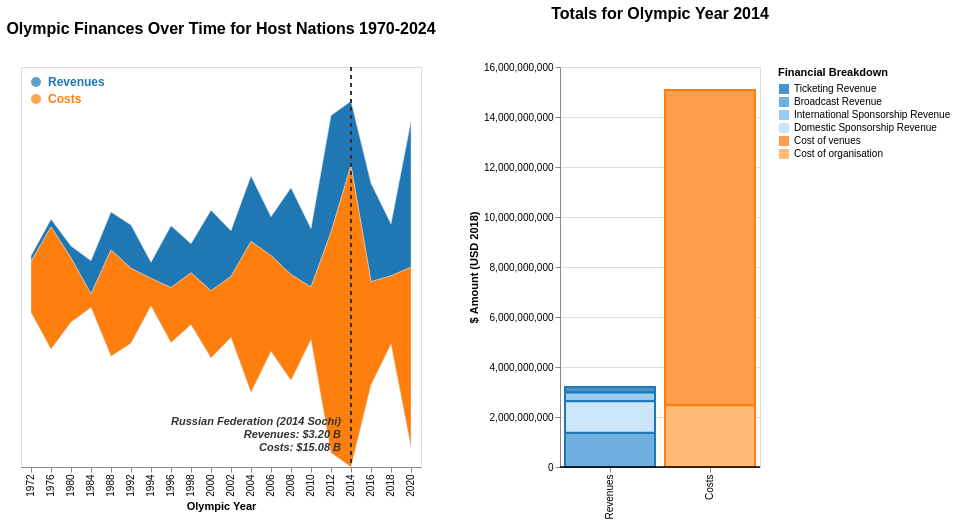

Source (Vega-Lite JSON):
### Vega-Lite specification from a JSON file in a GitHub repository (floating-point values rounded to 4 significant figures)
{"config": {"view": {"continuousWidth": 300, "continuousHeight": 300}}, "hconcat": [{"layer": [{"data": {"name": "data-dabf1caff21b569e98af9ae679b46e91"}, "mark": {"type": "area", "line": false, "stroke": "true", "strokeWidth": 0.5}, "encoding": {"color": {"field": "Total", "legend": null, "scale": {"domain": ["Revenue (USD2018)", "Cost (USD2018)"], "range": ["#1f77b4", "#ff7f0e"]}, "type": "nominal"}, "order": {"field": "Total", "sort": "ascending", "type": "nominal"}, "x": {"axis": {"title": "Olympic Year"}, "field": "Year_int", "type": "ordinal"}, "y": {"axis": null, "field": "Amount (USD2018)", "stack": "center", "type": "quantitative"}}, "transform": [{"fold": ["Revenue (USD2018)", "Cost (USD2018)"], "as": ["Total", "Amount (USD2018)"]}, {"joinaggregate": [{"op": "sum", "field": "Amount (USD2018)", "as": "GroupedAmount"}], "groupby": ["Year_int", "Total"]}]}, {"data": {"name": "data-dabf1caff21b569e98af9ae679b46e91"}, "mark": {"type": "rule", "color": "#333333", "strokeDash": [4, 4], "strokeWidth": 2}, "encoding": {"opacity": {"condition": {"param": "selected_year", "value": 1.0, "empty": false}, "value": 0.0}, "x": {"axis": {"title": "Olympic Year"}, "field": "Year_int", "type": "ordinal"}}}, {"data": {"name": "data-dabf1caff21b569e98af9ae679b46e91"}, "mark": {"type": "text", "align": {"expr": "selected_year.Year_int > 1994 ? 'right' : 'left'"}, "baseline": "bottom", "color": "#333333", "dx": {"expr": "selected_year.Year_int > 1994 ? -10 : 10"}, "dy": 350, "fontSize": 11, "fontStyle": "italic", "fontWeight": "bold", "lineBreak": "\n"}, "encoding": {"text": {"field": "tooltip_text", "type": "nominal"}, "x": {"field": "Year_int", "type": "ordinal"}, "y": {"value": 10}}, "transform": [{"calculate": "selected_year.Year_int == datum.Year_int ? datum.Country + ' (' + datum.Event + ')\\nRevenues: ' + datum.Revenue + '\\nCosts: ' + datum.Cost : ''", "as": "tooltip_text"}]}, {"layer": [{"mark": {"type": "circle", "size": 100}, "encoding": {"color": {"field": "color", "scale": null, "type": "nominal"}, "x": {"value": 15}, "y": {"value": {"expr": "datum.y_offset"}}}}, {"mark": {"type": "text", "align": "left", "baseline": "middle", "dx": 12, "fontSize": 12, "fontWeight": "bold"}, "encoding": {"color": {"field": "color", "scale": null, "type": "nominal"}, "text": {"field": "label", "type": "nominal"}, "x": {"value": 15}, "y": {"value": {"expr": "datum.y_offset"}}}}], "data": {"name": "data-cf0bf44eb1fe6bb9e6734d9aafd0c196"}}, {"data": {"name": "data-dabf1caff21b569e98af9ae679b46e91"}, "mark": {"type": "rule", "opacity": 0.001, "strokeWidth": 30}, "encoding": {"x": {"axis": {"title": "Olympic Year"}, "field": "Year_int", "type": "ordinal"}}, "name": "view_181"}], "height": 400, "title": {"text": "Olympic Finances Over Time for Host Nations 1970-2024", "fontSize": 16, "fontWeight": "bold", "offset": 15}, "width": 400}, {"layer": [{"data": {"name": "data-dabf1caff21b569e98af9ae679b46e91"}, "mark": {"type": "bar", "strokeWidth": 2}, "encoding": {"color": {"field": "SubCategory", "legend": {"labelExpr": "datum.label == 'Ticketing Revenue (USD2018)' ? 'Ticketing Revenue' : datum.label == 'Broadcast Revenue (USD2018)' ? 'Broadcast Revenue' : datum.label == 'International Sponsorship Revenue (USD 2018)' ? 'International Sponsorship Revenue' : datum.label == 'Domestic Sponsorship Revenue (USD 2018)' ? 'Domestic Sponsorship Revenue' : datum.label == 'Cost of venues (USD 2018)' ? 'Cost of venues' : datum.label == 'Cost of organisation (USD 2018)' ? 'Cost of organisation' : datum.label"}, "scale": {"domain": ["Ticketing Revenue (USD2018)", "Broadcast Revenue (USD2018)", "International Sponsorship Revenue (USD 2018)", "Domestic Sponsorship Revenue (USD 2018)", "Cost of venues (USD 2018)", "Cost of organisation (USD 2018)"], "range": ["#4793ca", "#70b0df", "#98ccf4", "#cbe5f9", "#ff9e4a", "#ffbb78"]}, "title": "Financial Breakdown", "type": "nominal"}, "order": {"field": "SubCategory", "sort": "ascending", "type": "nominal"}, "stroke": {"field": "FinancialType", "legend": null, "scale": {"domain": ["Revenues", "Costs"], "range": ["#1f77b4", "#ff7f0e"]}, "type": "nominal"}, "x": {"field": "FinancialType", "sort": ["Revenues", "Costs"], "title": null, "type": "nominal"}, "y": {"aggregate": "sum", "axis": {"title": "$ Amount (USD 2018)"}, "field": "Amount", "type": "quantitative"}}, "title": {"text": {"expr": "selected_year.Year_int ? 'Totals for Olympic Year ' + selected_year.Year_int : '(Hover over a year)'"}, "fontSize": 16, "fontWeight": "bold", "offset": 40.25}, "transform": [{"fold": ["Ticketing Revenue (USD2018)", "Broadcast Revenue (USD2018)", "International Sponsorship Revenue (USD 2018)", "Domestic Sponsorship Revenue (USD 2018)", "Cost of venues (USD 2018)", "Cost of organisation (USD 2018)"], "as": ["SubCategory", "Amount"]}, {"calculate": "if(test(/Revenue/, datum.SubCategory), 'Revenues', 'Costs')", "as": "FinancialType"}, {"filter": {"param": "selected_year", "empty": false}}]}, {"data": {"name": "empty"}, "mark": {"type": "rule", "color": "black", "strokeWidth": 1.5}, "encoding": {"y": {"datum": 0}}}], "height": 400, "width": 200}], "params": [{"name": "selected_year", "select": {"type": "point", "clear": false, "fields": ["Year_int"], "nearest": true, "on": "pointermove"}, "value": [{"Year_int": 2014}], "views": ["view_181"]}], "resolve": {"scale": {"color": "independent"}}, "spacing": 30, "$schema": "https://vega.github.io/schema/vega-lite/v5.20.1.json", "datasets": {"data-dabf1caff21b569e98af9ae679b46e91": [{"Year_int": 1972, "Ticketing Revenue (USD2018)": 114600000.0, "Broadcast Revenue (USD2018)": 159100000.0, "International Sponsorship Revenue (USD 2018)": 12390000.0, "Domestic Sponsorship Revenue (USD 2018)": 0.0, "Cost of venues (USD 2018)": 1385000000.0, "Cost of organisation (USD 2018)": 1154000000.0, "Revenue (USD2018)": 286100000.0, "Cost (USD2018)": 2538000000.0, "Cycle": "Summer/Winter", "Country": "Germany/Japan", "Event": "1972 Munich/1972 Sapporo", "Year": "1972-01-01T00:00:00", "Revenue": "$286.09 M", "Cost": "$2.54 B"}, {"Year_int": 1976, "Ticketing Revenue (USD2018)": 141200000.0, "Broadcast Revenue (USD2018)": 207400000.0, "International Sponsorship Revenue (USD 2018)": 37660000.0, "Domestic Sponsorship Revenue (USD 2018)": 0.0, "Cost of venues (USD 2018)": 5105000000.0, "Cost of organisation (USD 2018)": 1009000000.0, "Revenue (USD2018)": 386200000.0, "Cost (USD2018)": 6113000000.0, "Cycle": "Summer/Winter", "Country": "Canada/Austria", "Event": "1976 Montreal/1976 Innsbruck", "Year": "1976-01-01T00:00:00", "Revenue": "$386.22 M", "Cost": "$6.11 B"}, {"Year_int": 1980, "Ticketing Revenue (USD2018)": 131900000.0, "Broadcast Revenue (USD2018)": 332100000.0, "International Sponsorship Revenue (USD 2018)": 128600000.0, "Domestic Sponsorship Revenue (USD 2018)": 0.0, "Cost of venues (USD 2018)": 2335000000.0, "Cost of organisation (USD 2018)": 879400000.0, "Revenue (USD2018)": 592600000.0, "Cost (USD2018)": 3215000000.0, "Cycle": "Summer/Winter", "Country": "Russian Federation/United States", "Event": "1980 Moscow/1980 Lake Placid", "Year": "1980-01-01T00:00:00", "Revenue": "$592.62 M", "Cost": "$3.21 B"}, {"Year_int": 1984, "Ticketing Revenue (USD2018)": 383500000.0, "Broadcast Revenue (USD2018)": 942700000.0, "International Sponsorship Revenue (USD 2018)": 326000000.0, "Domestic Sponsorship Revenue (USD 2018)": 15960000.0, "Cost of venues (USD 2018)": 203700000.0, "Cost of organisation (USD 2018)": 470700000.0, "Revenue (USD2018)": 1668000000.0, "Cost (USD2018)": 674400000.0, "Cycle": "Summer/Winter", "Country": "United States/Yugoslavia", "Event": "1984 Los Angeles/1984 Sarajevo", "Year": "1984-01-01T00:00:00", "Revenue": "$1.67 B", "Cost": "$674.35 M"}, {"Year_int": 1988, "Ticketing Revenue (USD2018)": 144400000.0, "Broadcast Revenue (USD2018)": 1546000000.0, "International Sponsorship Revenue (USD 2018)": 203600000.0, "Domestic Sponsorship Revenue (USD 2018)": 0.0, "Cost of venues (USD 2018)": 2760000000.0, "Cost of organisation (USD 2018)": 2559000000.0, "Revenue (USD2018)": 1894000000.0, "Cost (USD2018)": 5319000000.0, "Cycle": "Summer/Winter", "Country": "Korea, Republic of/Canada", "Event": "1988 Seoul/1988 Calgary", "Year": "1988-01-01T00:00:00", "Revenue": "$1.89 B", "Cost": "$5.32 B"}, {"Year_int": 1992, "Ticketing Revenue (USD2018)": 198600000.0, "Broadcast Revenue (USD2018)": 1661000000.0, "International Sponsorship Revenue (USD 2018)": 307500000.0, "Domestic Sponsorship Revenue (USD 2018)": 0.0, "Cost of venues (USD 2018)": 1697000000.0, "Cost of organisation (USD 2018)": 2050000000.0, "Revenue (USD2018)": 2167000000.0, "Cost (USD2018)": 3747000000.0, "Cycle": "Summer/Winter", "Country": "Spain/France", "Event": "1992 Barcelona /1992 Albertville", "Year": "1992-01-01T00:00:00", "Revenue": "$2.17 B", "Cost": "$3.75 B"}, {"Year_int": 1994, "Ticketing Revenue (USD2018)": 44050000.0, "Broadcast Revenue (USD2018)": 598000000.0, "International Sponsorship Revenue (USD 2018)": 157400000.0, "Domestic Sponsorship Revenue (USD 2018)": 0.0, "Cost of venues (USD 2018)": 305700000.0, "Cost of organisation (USD 2018)": 1076000000.0, "Revenue (USD2018)": 799400000.0, "Cost (USD2018)": 1382000000.0, "Cycle": "Winter", "Country": "Norway", "Event": "1994 Lillehammer", "Year": "1994-01-01T00:00:00", "Revenue": "$799.45 M", "Cost": "$1.38 B"}, {"Year_int": 1996, "Ticketing Revenue (USD2018)": 680400000.0, "Broadcast Revenue (USD2018)": 1438000000.0, "International Sponsorship Revenue (USD 2018)": 297500000.0, "Domestic Sponsorship Revenue (USD 2018)": 682000000.0, "Cost of venues (USD 2018)": 791200000.0, "Cost of organisation (USD 2018)": 1964000000.0, "Revenue (USD2018)": 3098000000.0, "Cost (USD2018)": 2755000000.0, "Cycle": "Summer", "Country": "United States", "Event": "1996 Atlanta", "Year": "1996-01-01T00:00:00", "Revenue": "$3.10 B", "Cost": "$2.76 B"}, {"Year_int": 1998, "Ticketing Revenue (USD2018)": 114000000.0, "Broadcast Revenue (USD2018)": 791800000.0, "International Sponsorship Revenue (USD 2018)": 297000000.0, "Domestic Sponsorship Revenue (USD 2018)": 251100000.0, "Cost of venues (USD 2018)": 1254000000.0, "Cost of organisation (USD 2018)": 1339000000.0, "Revenue (USD2018)": 1454000000.0, "Cost (USD2018)": 2594000000.0, "Cycle": "Winter", "Country": "Japan", "Event": "1998 Nagano", "Year": "1998-01-01T00:00:00", "Revenue": "$1.45 B", "Cost": "$2.59 B"}, {"Year_int": 2000, "Ticketing Revenue (USD2018)": 803500000.0, "Broadcast Revenue (USD2018)": 1942000000.0, "International Sponsorship Revenue (USD 2018)": 562300000.0, "Domestic Sponsorship Revenue (USD 2018)": 717400000.0, "Cost of venues (USD 2018)": 1662000000.0, "Cost of organisation (USD 2018)": 1704000000.0, "Revenue (USD2018)": 4026000000.0, "Cost (USD2018)": 3366000000.0, "Cycle": "Summer", "Country": "Australia", "Event": "2000 Sydney", "Year": "2000-01-01T00:00:00", "Revenue": "$4.03 B", "Cost": "$3.37 B"}, {"Year_int": 2002, "Ticketing Revenue (USD2018)": 255500000.0, "Broadcast Revenue (USD2018)": 1030000000.0, "International Sponsorship Revenue (USD 2018)": 308200000.0, "Domestic Sponsorship Revenue (USD 2018)": 689600000.0, "Cost of venues (USD 2018)": 396500000.0, "Cost of organisation (USD 2018)": 2652000000.0, "Revenue (USD2018)": 2284000000.0, "Cost (USD2018)": 3049000000.0, "Cycle": "Winter", "Country": "United States", "Event": "2002 Salt Lake City", "Year": "2002-01-01T00:00:00", "Revenue": "$2.28 B", "Cost": "$3.05 B"}, {"Year_int": 2004, "Ticketing Revenue (USD2018)": 303100000.0, "Broadcast Revenue (USD2018)": 1986000000.0, "International Sponsorship Revenue (USD 2018)": 587000000.0, "Domestic Sponsorship Revenue (USD 2018)": 401500000.0, "Cost of venues (USD 2018)": 4961000000.0, "Cost of organisation (USD 2018)": 2590000000.0, "Revenue (USD2018)": 3278000000.0, "Cost (USD2018)": 7550000000.0, "Cycle": "Summer", "Country": "Greece", "Event": "2004 Athens ", "Year": "2004-01-01T00:00:00", "Revenue": "$3.28 B", "Cost": "$7.55 B"}, {"Year_int": 2006, "Ticketing Revenue (USD2018)": 110900000.0, "Broadcast Revenue (USD2018)": 1035000000.0, "International Sponsorship Revenue (USD 2018)": 359200000.0, "Domestic Sponsorship Revenue (USD 2018)": 433500000.0, "Cost of venues (USD 2018)": 2871000000.0, "Cost of organisation (USD 2018)": 1923000000.0, "Revenue (USD2018)": 1939000000.0, "Cost (USD2018)": 4795000000.0, "Cycle": "Winter", "Country": "Italy", "Event": "2006 Turin", "Year": "2006-01-01T00:00:00", "Revenue": "$1.94 B", "Cost": "$4.79 B"}, {"Year_int": 2008, "Ticketing Revenue (USD2018)": 215800000.0, "Broadcast Revenue (USD2018)": 2028000000.0, "International Sponsorship Revenue (USD 2018)": 672700000.0, "Domestic Sponsorship Revenue (USD 2018)": 1421000000.0, "Cost of venues (USD 2018)": 2050000000.0, "Cost of organisation (USD 2018)": 3246000000.0, "Revenue (USD2018)": 4337000000.0, "Cost (USD2018)": 5297000000.0, "Cycle": "Summer", "Country": "China, People's Republic of", "Event": "2008 Beijing", "Year": "2008-01-01T00:00:00", "Revenue": "$4.34 B", "Cost": "$5.30 B"}, {"Year_int": 2010, "Ticketing Revenue (USD2018)": 287900000.0, "Broadcast Revenue (USD2018)": 1474000000.0, "International Sponsorship Revenue (USD 2018)": 364300000.0, "Domestic Sponsorship Revenue (USD 2018)": 792300000.0, "Cost of venues (USD 2018)": 670600000.0, "Cost of organisation (USD 2018)": 1962000000.0, "Revenue (USD2018)": 2918000000.0, "Cost (USD2018)": 2633000000.0, "Cycle": "Winter", "Country": "Canada", "Event": "2010 Vancouver", "Year": "2010-01-01T00:00:00", "Revenue": "$2.92 B", "Cost": "$2.63 B"}, {"Year_int": 2012, "Ticketing Revenue (USD2018)": 1081000000.0, "Broadcast Revenue (USD2018)": 2810000000.0, "International Sponsorship Revenue (USD 2018)": 692000000.0, "Domestic Sponsorship Revenue (USD 2018)": 1258000000.0, "Cost of venues (USD 2018)": 7751000000.0, "Cost of organisation (USD 2018)": 3277000000.0, "Revenue (USD2018)": 5840000000.0, "Cost (USD2018)": 11030000000.0, "Cycle": "Summer", "Country": "United Kingdom", "Event": "2012 London", "Year": "2012-01-01T00:00:00", "Revenue": "$5.84 B", "Cost": "$11.03 B"}, {"Year_int": 2014, "Ticketing Revenue (USD2018)": 217400000.0, "Broadcast Revenue (USD2018)": 1367000000.0, "International Sponsorship Revenue (USD 2018)": 354300000.0, "Domestic Sponsorship Revenue (USD 2018)": 1261000000.0, "Cost of venues (USD 2018)": 12620000000.0, "Cost of organisation (USD 2018)": 2468000000.0, "Revenue (USD2018)": 3200000000.0, "Cost (USD2018)": 15080000000.0, "Cycle": "Winter", "Country": "Russian Federation", "Event": "2014 Sochi", "Year": "2014-01-01T00:00:00", "Revenue": "$3.20 B", "Cost": "$15.08 B"}, {"Year_int": 2016, "Ticketing Revenue (USD2018)": 335800000.0, "Broadcast Revenue (USD2018)": 3001000000.0, "International Sponsorship Revenue (USD 2018)": 698900000.0, "Domestic Sponsorship Revenue (USD 2018)": 887200000.0, "Cost of venues (USD 2018)": 2302000000.0, "Cost of organisation (USD 2018)": 2866000000.0, "Revenue (USD2018)": 4923000000.0, "Cost (USD2018)": 5168000000.0, "Cycle": "Summer", "Country": "Brazil", "Event": "2016 Rio de Janeiro ", "Year": "2016-01-01T00:00:00", "Revenue": "$4.92 B", "Cost": "$5.17 B"}, {"Year_int": 2018, "Ticketing Revenue (USD2018)": 143000000.0, "Broadcast Revenue (USD2018)": 1436000000.0, "International Sponsorship Revenue (USD 2018)": 360000000.0, "Domestic Sponsorship Revenue (USD 2018)": 649000000.0, "Cost of venues (USD 2018)": 1235000000.0, "Cost of organisation (USD 2018)": 2190000000.0, "Revenue (USD2018)": 2588000000.0, "Cost (USD2018)": 3425000000.0, "Cycle": "Winter", "Country": "Korea, Republic of", "Event": "2018 PyeongChang ", "Year": "2018-01-01T00:00:00", "Revenue": "$2.59 B", "Cost": "$3.42 B"}, {"Year_int": 2020, "Ticketing Revenue (USD2018)": 0.0, "Broadcast Revenue (USD2018)": 2879000000.0, "International Sponsorship Revenue (USD 2018)": 1416000000.0, "Domestic Sponsorship Revenue (USD 2018)": 3002000000.0, "Cost of venues (USD 2018)": 5931000000.0, "Cost of organisation (USD 2018)": 3058000000.0, "Revenue (USD2018)": 7298000000.0, "Cost (USD2018)": 8989000000.0, "Cycle": "Summer", "Country": "Japan", "Event": "2020 Tokyo", "Year": "2020-01-01T00:00:00", "Revenue": "$7.30 B", "Cost": "$8.99 B"}], "data-cf0bf44eb1fe6bb9e6734d9aafd0c196": [{"color": "#1f77b4", "label": "Revenues", "y_offset": 15}, {"color": "#ff7f0e", "label": "Costs", "y_offset": 32}], "empty": [{}]}}
